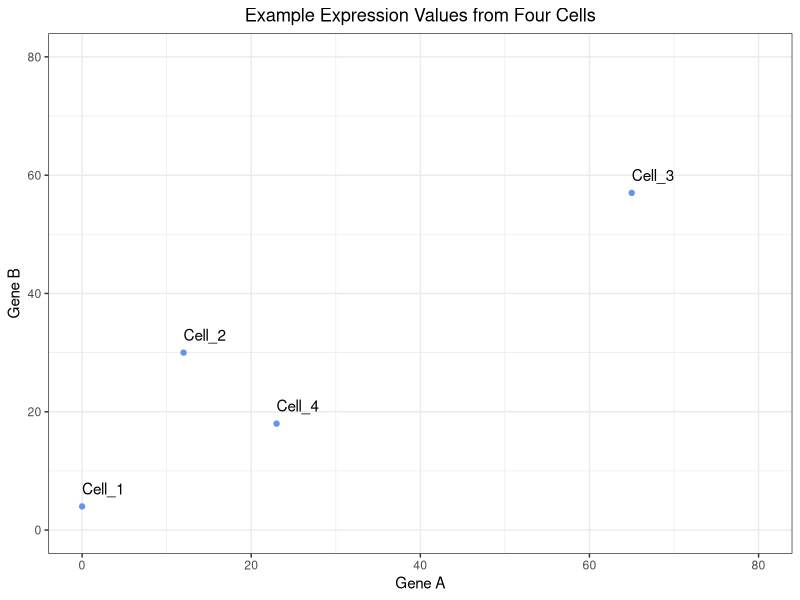
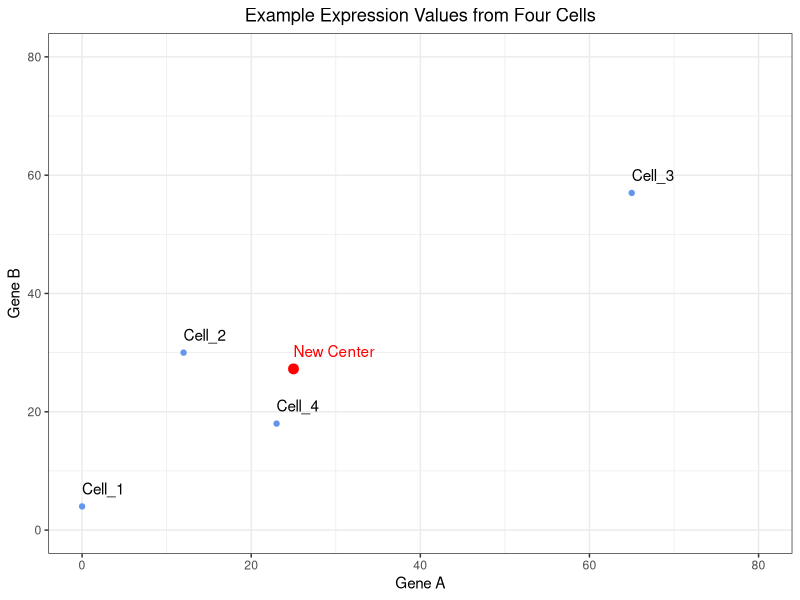
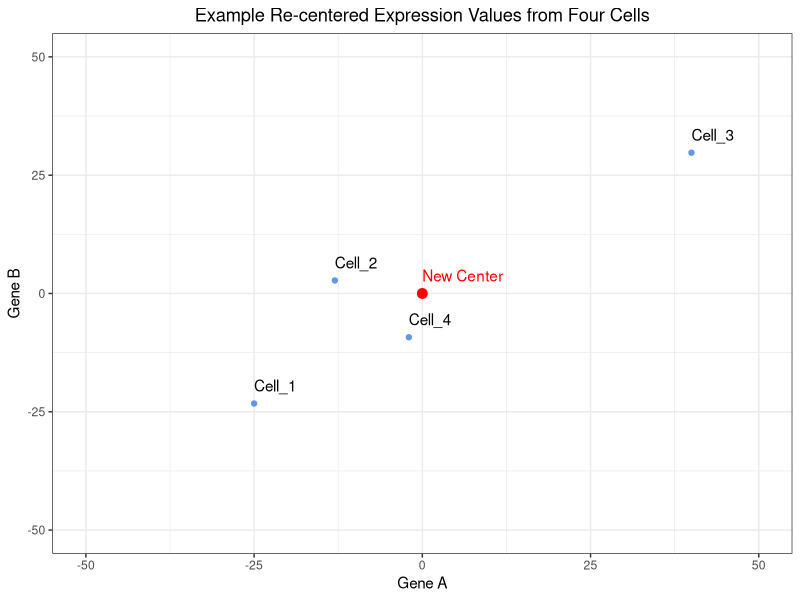
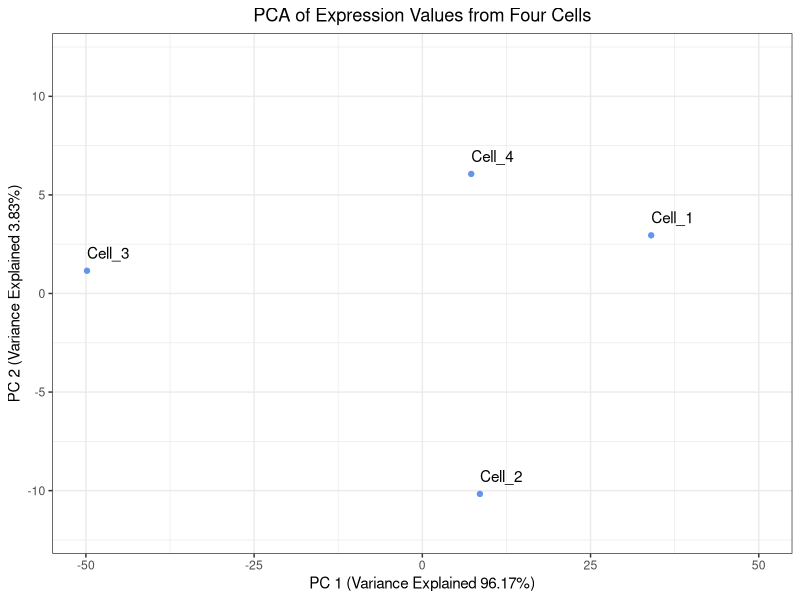

Here is the R script that generated these plots, in order:
## ---- chunk 1
library(tidyverse)
## ---- chunk 2
# Create a vector for Cell IDs
cells <- c("Cell_1", "Cell_2", "Cell_3", "Cell_4")
# Create a vector to hold expression values for Gene A across all of the cells
Gene_A <- c(0, 12, 65, 23)
# Create a vector to hold expression values for Gene B across all of the cells
Gene_B <- c(4, 30, 57, 18)

# Create a tibble to hold the cell names and expression values
expression_tibble <- tibble(cells, Gene_A, Gene_B)

# View the expression tibble
expression_tibble
## ---- chunk 3
# Create a plot to view the raw expression data
ggplot(expression_tibble, aes(x = Gene_A, y = Gene_B, label = cells)) +
  geom_point(color = "cornflowerblue") +
  geom_text(hjust = 0, vjust = -1) +
  xlim(0, 80) +
  ylim(0, 80) +
  theme_bw() +
  xlab("Gene A") +
  ylab("Gene B") +
  ggtitle("Example Expression Values from Four Cells") +
  theme(plot.title = element_text(hjust = 0.5))
## ---- chunk 4
# Determine the center of the data by:
# Finding the average expression of gene A
Gene_A_mean <- mean(expression_tibble$Gene_A)
# Finding the average expression of gene B
Gene_B_mean <- mean(expression_tibble$Gene_B)

# Create a vector to hold the center of the data
center_of_data <- c(Gene_A_mean, Gene_B_mean)
# Assign names to the components of the vector
names(center_of_data) <- c("Gene_A", "Gene_B")
# Print out the center_of_data vector
center_of_data
## ---- chunk 5
# View where the center of the data is located
ggplot(expression_tibble, aes(x = Gene_A, y = Gene_B, label = cells)) +
  geom_point(color = "cornflowerblue") +
    annotate("point", x = Gene_A_mean, y = Gene_B_mean, color = "red", size = 3) +
  geom_text(hjust = 0, vjust = -1) +
  annotate("text", x = Gene_A_mean, y = Gene_B_mean, color = "red", label="New Center", hjust = 0, vjust = -1) +
  xlim(0, 80) +
  ylim(0, 80) +
  theme_bw() +
  xlab("Gene A") +
  ylab("Gene B") +
  ggtitle("Example Expression Values from Four Cells") +
  theme(plot.title = element_text(hjust = 0.5))
## ---- chunk 6
# Shift the data points so that they data is centered on the origin
recentered_expression_tibble <- expression_tibble %>%
  mutate(
    Gene_A = Gene_A - Gene_A_mean,
    Gene_B = Gene_B - Gene_B_mean
  )

# Print out the re-centered data
recentered_expression_tibble
## ---- chunk 7
# Plot the raw data after it has been shifted to have the center of the data align with the origin
ggplot(recentered_expression_tibble, aes(x = Gene_A, y = Gene_B, label = cells)) +
  geom_point(color = "cornflowerblue") +
  annotate("point", x = 0, y = 0, color = "red", size = 3) +
  geom_text(hjust = 0, vjust = -1) +
  annotate("text", x = 0, y = 0, color = "red", label="New Center", hjust = 0, vjust = -1) +
  xlim(-50, 50) +
  ylim(-50, 50) +
  theme_bw() +
  xlab("Gene A") +
  ylab("Gene B") +
  ggtitle("Example Re-centered Expression Values from Four Cells") +
  theme(plot.title = element_text(hjust = 0.5))
## ---- chunk 8
# Move the cell IDs to the rownames and convert the tibble to a matrix
recentered_expression_matrix <- recentered_expression_tibble %>% 
  column_to_rownames("cells") %>% 
  as.matrix()

# Create a covariance matrix
cov_matrix <- cov(recentered_expression_matrix)

# Print out the covariance matrix
cov_matrix
## ---- chunk 9
# Estimate the covariance of Gene A and Gene B by hand
(1/(4-1))*((0-25)*(4-27.25) + (12-25)*(30-27.25) + (65-25)*(57-27.25) + (23-25)*(18-27.25))

# Or you can use the covariance function
cov(recentered_expression_matrix[, "Gene_A"], recentered_expression_matrix[, "Gene_B"])
## ---- chunk 10
# Find the eigenvalues and eigenvectors of the covariance matrix
eig <- eigen(cov_matrix)

# Print the output from eigen()
eig
## ---- chunk 11
# Print the eigenvalues
eig$values
## ---- chunk 12
# Check the eigenvalues and eigenvectors
(cov_matrix - eig$values[1]*diag(2)) %*% eig$vectors[,1] %>% 
  round(digits = 3)
## ---- chunk 13
# Print the eigenvectors
eig$vectors
## ---- chunk 14
# Transform the data into PC space by multiply the re-centered expression matrix by the eigenvectors
pc_scores <- recentered_expression_matrix %*% eig$vectors
# Name the columns in pc_scores object
colnames(pc_scores) <- c("PC_1", "PC_2")

# Print out the pc_scores object
pc_scores
## ---- chunk 15
# Calculate the percent of variance explained by each PC using the eigenvalues
pct_var_explained <- (eig$values / sum(eig$values)) * 100
# Name the elements of the pct_var_explained by their PC
names(pct_var_explained) <- c("PC_1", "PC_2")

# Print out the percent of variance explained by each PC
pct_var_explained
## ---- chunk 16
# Create a tibble to hold the PC scores we found and also make the Cell IDs into a column
pc_scores_tibble <- pc_scores %>% 
  as.data.frame() %>% 
  rownames_to_column("cells") %>% 
  as_tibble()

# Plot the PC scores we found
ggplot(pc_scores_tibble, aes(x = PC_1, y = PC_2, label = cells)) +
  geom_point( color = "cornflowerblue") +
  geom_text(hjust = 0, vjust = -1) +
  theme_bw() +
  xlim(-50, 50) +
  ylim(-12, 12) +
  xlab(paste0("PC 1 (Variance Explained ", round(pct_var_explained["PC_1"], digits = 2),"%)")) +
  ylab(paste0("PC 2 (Variance Explained ", round(pct_var_explained["PC_2"], digits = 2),"%)")) +
  ggtitle("PCA of Expression Values from Four Cells") +
  theme(plot.title = element_text(hjust = 0.5))
## ---- chunk 17
# Run prcomp() on the expression tibble after moving the Cell IDs to be rownames
prcomp_PCA <- expression_tibble %>% 
  column_to_rownames("cells") %>% 
  prcomp()
## ---- chunk 18
# Print the center of the data found by prcomp()
prcomp_PCA$center
## ---- chunk 19
# Print the center of the data we found
center_of_data
## ---- chunk 20
# Print the eigenvalues found by prcomp() by squaring prcomp_PCA$sdev
prcomp_eigenvalues <- prcomp_PCA$sdev ** 2
# Name the elements of the prcomp_eigenvalues by their PC
names(prcomp_eigenvalues) <- c("PC_1", "PC_2")

# Print out prcomp_eigenvalues
prcomp_eigenvalues
## ---- chunk 21
# Print the eigenvalues we found
eig$values
## ---- chunk 22
# Print the eigenvectors found by prcomp()
prcomp_PCA$rotation
## ---- chunk 23
# Print the eigenvectors we found
eig$vectors
## ---- chunk 24
# Print the PC scores found by prcomp()
prcomp_PCA$x
## ---- chunk 25
# Print the PC scores we found
pc_scores
